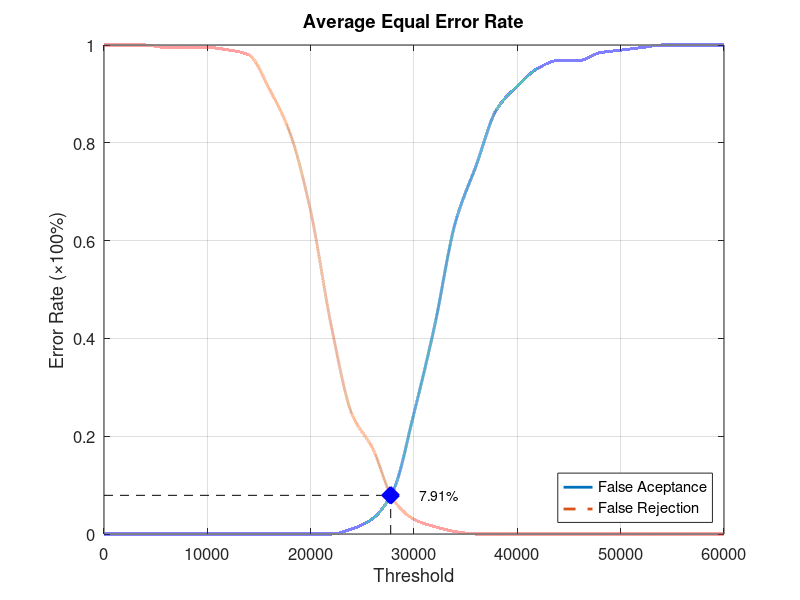
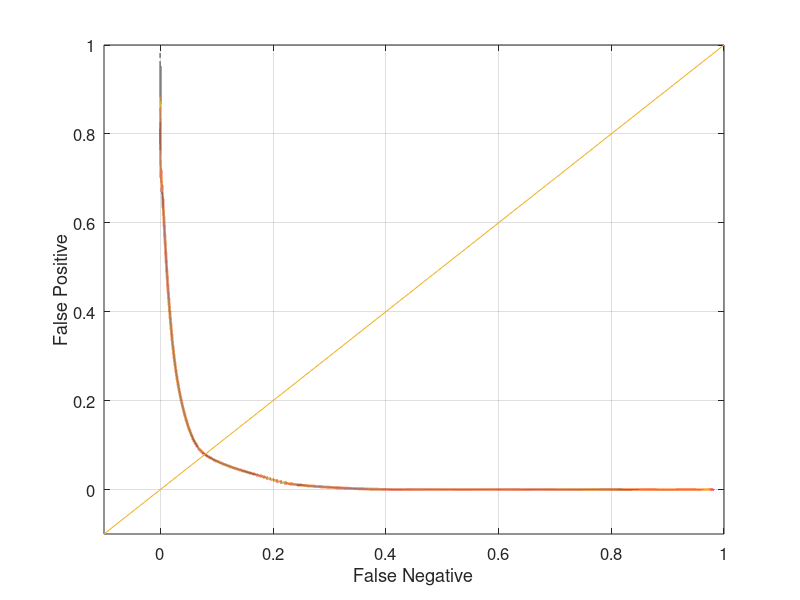

These figures' MATLAB source, in order:
function yEER = Database4_3
close all;
clear;
clc;
x = 0:2000:60000;
xq = 0:0.5:60000;

y0 = [0 0 0 0 0 0 0 0 0 0 0 0 0.0105263 0.0315789 0.0894737 0.247368 0.426316 0.636842 0.752632 0.868421 0.915789 0.952632 0.968421 0.968421 0.984211 0.989474 0.994737 1 1 1 1];
yy0 = interp1(x, y0, xq, 'pchip');
y1 = [1 1 1 0.995 0.995 0.995 0.99 0.98 0.91 0.82 0.66 0.425 0.245 0.175 0.07 0.03 0.015 0.005 0 0 0 0 0 0 0 0 0 0 0 0 0];
yy1 = interp1(x, y1, xq, 'pchip');

% Calculating EER: 
y2 = abs(y0 - y1);
find(y2 == min(y2))
yy2 = abs(yy0 - yy1);
xEER = find(yy2 == min(yy2));
xEERIndex = xq(xEER) % X-axis EER
yEER = yy0(xEER) % Y-axis EER

main = figure
plot(xq, yy0,'-','LineWidth', 2);	hold on
plot(xq, yy1,'--','LineWidth', 2);	hold on
plot([xEERIndex xEERIndex], [0 yEER], 'k--');	hold on
plot([0 xEERIndex], [yEER yEER], 'k--');	hold on
plot(xEERIndex, yEER, 'bx', 'LineWidth', 10);	hold on
text(xEERIndex + 10 * xEERIndex / 100, yEER, [num2str(round((10000 * yEER)) / 100) '%'])
legend('False Aceptance', 'False Rejection', 'Location', 'SouthEast')
xlabel('Threshold')
ylabel('Error Rate (\times100%)')
title('Average Equal Error Rate')
set(gca, 'FontSize', 12)
axis([0 60000 0 1])
grid on

print(main, 'Database4_3Main', '-dpng');
FNRxFPR = figure('Color', [1 1 1]);
plot(yy1, yy0, '-', yy1, yy0, 'LineWidth', 2);
hold on
y = -0.1:0.1:1
plot(y, y); 
set(gca, 'FontSize', 12)
xlabel('False Negative')
ylabel('False Positive')
axis([-0.1 1 -0.1 1])
set(gca, 'FontSize', 12)
grid on

print(FNRxFPR, 'Database4_3FNRxFPR','-dpng');
end
